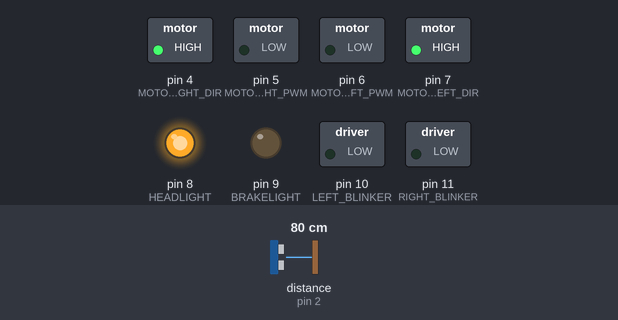
A sketch run on a simulated Arduino Uno, built with avr-gcc and run on an emulated ATmega328P. Shown: switched loads named in the sketch (green lamp = pin HIGH), output pins drawn as LEDs (lit = HIGH). Wiring (inferred from the names in the program): ultrasonic range finder: trigger pin 3; echo pin 2. The test bench sets the inputs (shaded band); at power-on: distance to the obstacle (sensor on pin 2) 80 cm. The echo pulse lasts 58.3 µs per cm; pins used as bus, display or sensor lines are not drawn.

Above: at 0.05 s.
At 2.45 s:
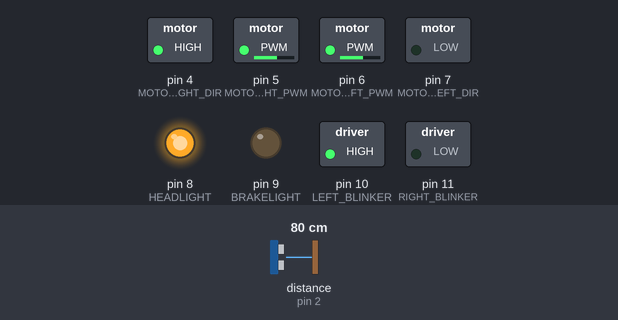
Timing chart, 0 to 3.0 s (numbered marks = the images above):
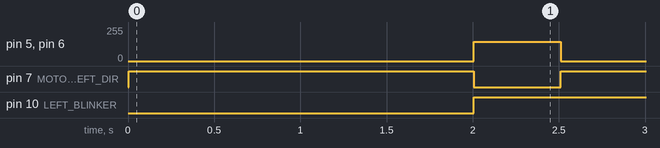

Measured:
- by itself, pin 5 (MOTOR_RIGHT_PWM), pin 6 (MOTOR_LEFT_PWM): alternates 145/255 for 0.51 s and 0/255 for 2.0 s
- by itself, pin 7 (MOTOR_LEFT_DIR): alternates HIGH for 2.0 s and LOW for 0.51 s
- by itself, pin 10 (LEFT_BLINKER): LOW → HIGH at 2.0 s

The sketch:

Testing_Turning.ino
```cpp
/* PIN ASSIGNMENTS */
const int TEMP = 0; //Analog pin
const int PHOTOCELL = 2; //Analog pin
const int ECHO = 2;
const int TRIG = 3;
const int MOTOR_RIGHT_DIR = 4;
const int MOTOR_RIGHT_PWM = 5;
const int MOTOR_LEFT_PWM = 6;
const int MOTOR_LEFT_DIR = 7;
const int HEADLIGHT = 8;
const int BRAKELIGHT = 9;
const int LEFT_BLINKER = 10;
const int RIGHT_BLINKER = 11;
const int IR_PIN = 12;  // Connect the output of the IR receiver diode to pin 12.
//const int backLight = 12; //PIN ASSINGMENT TO CHANGE?

/* DISTANCE(ULTRASONIC) VARIABLES */
float dist_ahead;

/* MOTOR VARIABLES & CONSTANTS */
const int MAX_SPEED = 255;
const int SLOW_SPEED = 90;
const int MIN_SPEED = 80;
const int STOP_SPEED = 0;
const int SLOW_DIST = 40; //distance to start slowing` down is 40 cm
const int STOP_DIST = 6; //distance to stop is 6 cm FOR NOW, (improve later)
const int TURN_90_TIME = 400;
const int TURN_SPEED = 145;

/* LIGHT/BLINKER VARIABLES */
unsigned long currentTime = 0;
unsigned long prevTime = 0;
int headlightOverride;
int photocellValue;
int count = 0;
const int LOW_LIGHT = 700;
const int MED_LIGHT = 900;
const int DAY_TIME_LIGHTS = 50;
const int ON = HIGH;
const int OFF = LOW;


/* IR SENSOR VARIABLES & CONSTANTS
IRrecv ir_recv(IR_PIN); // Initialize the irrecv part of the IRremote  library
decode_results keycode; // Stores the IR received codes
uint16_t last_code = 0; // Keeps track of the last code RX'd
//KEY CODES
const uint16_t KEY_1 = 0x20DF;
const uint16_t KEY_2 = 0xA05F;
const uint16_t KEY_3 = 0x609F;
const uint16_t KEY_4 = 0x10EF;
const uint16_t KEY_5 = 0x906F;
const uint16_t KEY_6 = 0x50AF;
const uint16_t KEY_7 = 0x30CF;
const uint16_t KEY_8 = 0xB04F;
const uint16_t KEY_9 = 0x708F;
const uint16_t KEY_0 = 0x8877;
const uint16_t KEY_UP = 0x06F9;
const uint16_t KEY_DOWN = 0x8679;
const uint16_t KEY_RIGHT = 0x46B9;
const uint16_t KEY_LEFT = 0xA659;
const uint16_t KEY_OK = 0x16E9;
const uint16_t KEY_RED = 0x36C9;
const uint16_t KEY_GREEN = 0x28D7;
const uint16_t KEY_YELLOW = 0xA857;
const uint16_t KEY_BLUE = 0x6897;
const uint16_t KEY_AV = 0x807F;
const uint16_t KEY_TV = 0xD827;
*/

/* DRAWING VARIABLES & CONSTANTS */
const int SEGMENT_TIME= 1000;


int first = 0; //DONT KNOW WHAT THIS ONE IS FOR


void setup(){

  analogReference(INTERNAL); //change aRef to ~1.1V
  Serial.begin(9600);

  // Start the receiver
  //ir_recv.enableIRIn();

  //set up pin modes
  pinMode(MOTOR_RIGHT_PWM, OUTPUT);
  pinMode(MOTOR_LEFT_PWM, OUTPUT);

  pinMode(MOTOR_LEFT_DIR, OUTPUT);
  pinMode(MOTOR_RIGHT_DIR, OUTPUT);

  pinMode(HEADLIGHT, OUTPUT);
  pinMode(BRAKELIGHT, OUTPUT);
  pinMode(LEFT_BLINKER, OUTPUT);
  pinMode(RIGHT_BLINKER, OUTPUT);
  //pinMode(backLight, OUTPUT);

  //set sensor modes
  pinMode(TRIG, OUTPUT);
  pinMode(ECHO,INPUT);

  digitalWrite(HEADLIGHT, HIGH);

  dist_ahead = getDistance();

  setMotorsForward();
  stopMotors();

}

void loop(){

    delay(2000);
    turnLeft();

}

void setMotorsForward() {   //Configure motor settings, doesnt actually drive
  digitalWrite(MOTOR_RIGHT_DIR, HIGH);
  digitalWrite(MOTOR_LEFT_DIR, HIGH);
}

void setMotorsBackward() {
  digitalWrite(MOTOR_LEFT_DIR, LOW);
  digitalWrite(MOTOR_RIGHT_DIR, LOW);
  //digitalWrite(backLight, HIGH);
  delay(100); //delay to make sure the correct direction is going to process
}

void setMotorSpeed(int pwm_speed){
  analogWrite(MOTOR_LEFT_PWM, pwm_speed); //adjust motor speed difference
  analogWrite(MOTOR_RIGHT_PWM, pwm_speed); //start turning again
}

void stopMotors() {
  analogWrite(MOTOR_LEFT_PWM, 0);
  analogWrite(MOTOR_RIGHT_PWM, 0);
}

void turnLeft() { //------------------------------------------------------------------------------------asdflkjadslfjsalkfjsalfdjadslkfjaldskfLKJDSAFLKJSALKFDJALKFDSJLAKDSJFLKSAJFDLKAJDSLKFJSADLKFJASLKDFJALKDSJFLKASJDFLKASJDLK
  stopMotors();
  digitalWrite(MOTOR_RIGHT_DIR, HIGH);
  digitalWrite(MOTOR_LEFT_DIR, LOW);
  digitalWrite(LEFT_BLINKER, HIGH);
  //blinkLeft();
  setMotorSpeed(TURN_SPEED);
  delay(505); //started at 400
  stopMotors();
  setMotorsForward();
}

void turnRight() {
  digitalWrite(MOTOR_RIGHT_DIR, LOW);
  digitalWrite(MOTOR_LEFT_DIR, HIGH);
  digitalWrite(RIGHT_BLINKER, HIGH);
  blinkRight();
  setMotorSpeed(MAX_SPEED);
  delay(TURN_90_TIME);
  stopMotors();
  setMotorsForward();
}


void slowDown(float dist) {
  float slowrate_f = ((dist-STOP_DIST)/(SLOW_DIST-STOP_DIST)) * 255;
  int slowrate_i = (int)slowrate_f;

  if(slowrate_i < MIN_SPEED)  //THE END OF THE BEEPING
    slowrate_i = MIN_SPEED;

  setMotorSpeed(slowrate_i);
}

void setHeadlights() {
    headlightOverride = 0;

  //HEADLIGHT Functionality
  if(headlightOverride == 0){
      photocellValue = analogRead(PHOTOCELL); //reads the light level

    if(photocellValue > MED_LIGHT){
      analogWrite(HEADLIGHT, OFF);
    } else if (photocellValue > LOW_LIGHT){
      analogWrite(HEADLIGHT, DAY_TIME_LIGHTS);
    } else {
      analogWrite(HEADLIGHT, ON);
    }

  } else if(headlightOverride == 1){ //over ride and on
    analogWrite(HEADLIGHT, ON);
  } else { //over ride and off
    analogWrite(HEADLIGHT, OFF);
  }

}

void blinkLeft() {
  //turn light on to start, then start blinking
  digitalWrite(LEFT_BLINKER, ON);
    //take the current time for the next calculation
    currentTime = millis();
    if(currentTime - prevTime > 500){ //light blinks ever .5 seconds
      prevTime = currentTime;
      digitalWrite(LEFT_BLINKER, ON); //will get it to switch between the on off every .5 seconds
    } else {
      digitalWrite(LEFT_BLINKER, OFF);
    }
}

void blinkRight() {
  //turn light on to start, then start blinking
  digitalWrite(RIGHT_BLINKER, ON);
  //take the current time for the next calculation
  currentTime = millis();
  if(millis() - currentTime > 500){ //light blinks ever .5 seconds
    if( count % 2 == 0){
      digitalWrite(RIGHT_BLINKER, ON); //will get it to switch between the on off every .5 seconds
    } else {
      digitalWrite(RIGHT_BLINKER, OFF);
    }
  }
}


float getDistance() {
  float echotime; //time of pulse in microseconds
  float temperature; //temperature from IC sensor in degree Celsius
  float speedSound; //calculated speed of sound using temperature from IC sensor
  float distance; //distance in cm

  temperature = analogRead(TEMP)/9.31;       //read temperature from IC sensor(in Celsius);
  speedSound = 331.5 + (0.6 * temperature);  //calculate speed of sound with temperature in m/s
  speedSound = 10000/speedSound;             //convert speed of sound to us/cm

  digitalWrite(TRIG, LOW);      //10us pulse to TRIGger
  delayMicroseconds(10);
  digitalWrite(TRIG, HIGH);
  delayMicroseconds(10);
  digitalWrite(TRIG, LOW);

  echotime = pulseIn(ECHO, HIGH); //waits for ECHO to go HIGH, starts timer, stops timer when ECHO goes LOW

  //calculate distance in cm
  if (echotime > 38000) { //if the distance is too far, just set distance to 0.
    distance = 0;
  } else {
    distance = echotime/speedSound/2;
  }

  return distance;
}

void forwardDraw() {
  setMotorSpeed(MAX_SPEED);
  delay(SEGMENT_TIME);
}

void backwardDraw() {
  setMotorsBackward();
  setMotorSpeed(MAX_SPEED);
  delay(SEGMENT_TIME);
  setMotorsForward();
}


void drawOne() {
  forwardDraw();
  forwardDraw();
  stopMotors();
}

void drawTwo() {
  turnLeft();
  forwardDraw();
  turnRight();
  forwardDraw();
  turnRight();
  forwardDraw();
  turnLeft();
  forwardDraw();
  turnLeft();
  forwardDraw();
  stopMotors();
}

void drawThree() {
  turnLeft();
  forwardDraw();
  turnRight();
  forwardDraw();
  backwardDraw();
  turnLeft();
  forwardDraw();
  turnRight();
  forwardDraw();
  stopMotors();
}

void drawFour() {
  forwardDraw();
  turnLeft();
  forwardDraw();
  turnLeft();
  forwardDraw();
  backwardDraw();
  backwardDraw();
  stopMotors();
}

void drawFive() {
  turnLeft();
  forwardDraw();
  backwardDraw();
  turnRight();
  forwardDraw();
  turnLeft();
  forwardDraw();
  turnRight();
  forwardDraw();
  turnRight();
  forwardDraw();
  stopMotors();
}

void drawSix() {
  turnLeft();
  forwardDraw();
  backwardDraw();
  turnRight();
  forwardDraw();
  forwardDraw();
  turnLeft();
  forwardDraw();
  turnLeft();
  forwardDraw();
  turnLeft();
  forwardDraw();
  stopMotors();
}

void drawSeven() {
  turnLeft();
  forwardDraw();
  turnRight();
  forwardDraw();
  forwardDraw();
  stopMotors();
}

void drawEight() {
  forwardDraw();
  turnLeft();
  forwardDraw();
  turnRight();
  forwardDraw();
  turnRight();
  forwardDraw();
  turnRight();
  forwardDraw();
  turnRight();
  forwardDraw();
  turnLeft();
  forwardDraw();
  turnLeft();
  forwardDraw();
  stopMotors();
}

void drawNine() {
  forwardDraw();
  turnLeft();
  forwardDraw();
  turnLeft();
  forwardDraw();
  turnLeft();
  forwardDraw();
  backwardDraw();
  turnLeft();
  forwardDraw();
  forwardDraw();
  turnRight();
  forwardDraw();
  stopMotors();
}

void drawZero() {
  forwardDraw();
  forwardDraw();
  turnLeft();
  forwardDraw();
  forwardDraw();
  turnLeft();
  forwardDraw();
  stopMotors();
}
```
